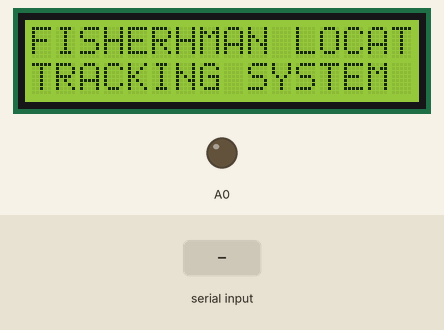
Simulated run of this sketch. Board: Arduino Uno, built with avr-gcc and run on an emulated ATmega328P. On the bench: 16×2 character LCD, output pins drawn as LEDs (lit = HIGH). The inputs (shaded band) are chosen by the test bench. EEPROM starts erased; what the sketch prints to the serial monitor is not drawn.

Above: at 2.3 s.
2.4 s: "1" received over Serial
At 5.2 s:
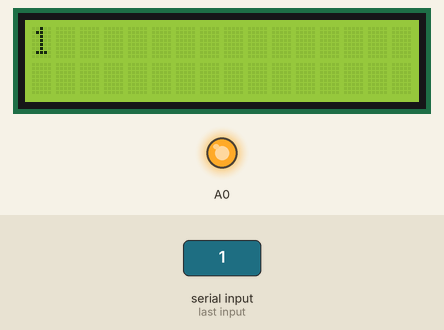
At 9.6 s:
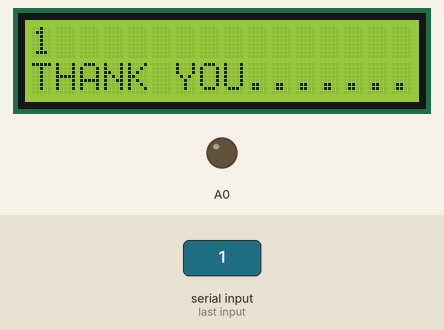
Timing chart, 0 to 11.1 s (numbered marks = the images above; inputs shaded):
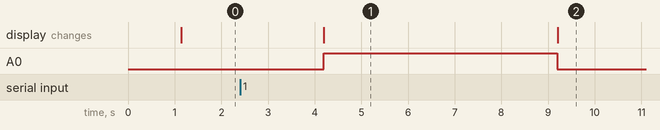

The sketch:

fs_water_data_rx_lcd.ino
```cpp
#include <LiquidCrystal_I2C.h>
LiquidCrystal_I2C lcd(0x27, 16, 2);
#include <SoftwareSerial.h>
#include <EEPROM.h>

const int mo= A0;

void writeString(char add,String data);
String read_String(char add);

void setup()
{
Serial.begin(9600);

pinMode(A0, OUTPUT);

lcd.init();
lcd.backlight();
lcd.clear();
lcd.setCursor(0,0);
lcd.print("FISHERMAN LOCATION ");
lcd.setCursor(0, 1);
lcd.print("TRACKING SYSTEM");
delay(1000);
}

void loop()
{
lcd.clear();
lcd.setCursor(0,0);
lcd.print("FISHERHMAN LOCATION ");
lcd.setCursor(0, 1);
lcd.print("TRACKING SYSTEM");
delay(1000);

while(Serial.available())
{
String key = Serial.readString();
Serial.println(key);
writeString(11, key);
delay(10);
String recivedData;
recivedData = read_String(11);


lcd.clear();
lcd.setCursor(0,0);
lcd.print(key);
//lcd.print(recivedData[1]);
//lcd.print(recivedData[2]);
//lcd.print(recivedData[3]);
//lcd.print(recivedData[4]);
//lcd.print(recivedData[5]);
//lcd.print(recivedData[6]);
//lcd.print(recivedData[7]);
//lcd.print(recivedData[8]);
//lcd.print(recivedData[9]);
//lcd.print(recivedData[10]);
//lcd.print(recivedData[11]);
//lcd.print(recivedData[12]);
//lcd.print(recivedData[13]);
//lcd.print(recivedData[14]);
//lcd.print(recivedData[15]);
//lcd.print(recivedData[16]);

digitalWrite(A0, HIGH);


delay(5000);
digitalWrite(A0, LOW);
lcd.setCursor(0, 1);
lcd.print("THANK YOU........");
delay(2000);


}
}

void writeString(char add,String data)
{
  int _size = data.length();
  int i;
  for(i=0;i<_size+1;i++)
  {
    EEPROM.write(add+i,data[i]);
  }
  EEPROM.write(add+_size,'\0');   //Add termination null character for String Data
}


String read_String(char add)
{
  int i;
  char data[100]; //Max 100 Bytes
  int len=0;
  unsigned char k;
  k=EEPROM.read(add);
  while(k != '\0' && len<=10)   //Read until null character
  {
    k=EEPROM.read(add+len);
    data[len]=k;
    len++;
  }
  data[len]='\0';
  return String(data);
}
```

Measured:
- after the input at 2.4 s, A0: LOW → HIGH after 1.8 s, → LOW 5.0 s later; the display: changes after 1.8 s (image 1)
- what the display in image 1 shows lasts 5.0 s, from 4.2 s to 9.2 s
